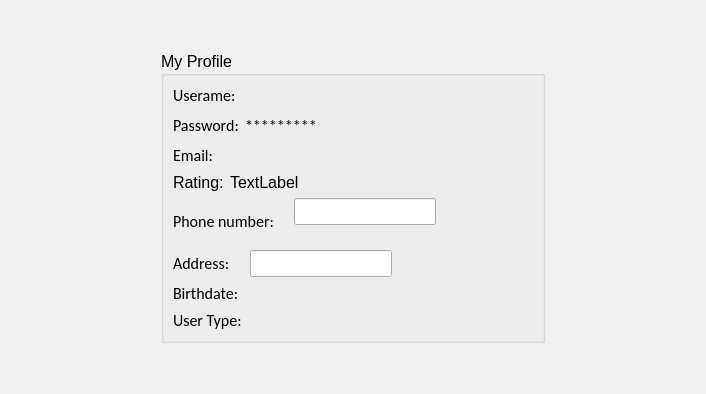
            <widget class="QWidget" name="page_7">
             <layout class="QHBoxLayout" name="horizontalLayout_25">
              <item>
               <spacer name="horizontalSpacer_23">
                <property name="orientation">
                 <enum>Qt::Horizontal</enum>
                </property>
                <property name="sizeType">
                 <enum>QSizePolicy::Expanding</enum>
                </property>
                <property name="sizeHint" stdset="0">
                 <size>
                  <width>150</width>
                  <height>20</height>
                 </size>
                </property>
               </spacer>
              </item>
              <item>
               <layout class="QVBoxLayout" name="verticalLayout_32">
                <item>
                 <spacer name="verticalSpacer_14">
                  <property name="orientation">
                   <enum>Qt::Vertical</enum>
                  </property>
                  <property name="sizeType">
                   <enum>QSizePolicy::Preferred</enum>
                  </property>
                  <property name="sizeHint" stdset="0">
                   <size>
                    <width>20</width>
                    <height>40</height>
                   </size>
                  </property>
                 </spacer>
                </item>
                <item>
                 <widget class="QGroupBox" name="groupBox">
                  <property name="font">
                   <font>
                    <family>Segoe UI</family>
                    <pointsize>12</pointsize>
                    <italic>false</italic>
                    <bold>false</bold>
                   </font>
                  </property>
                  <property name="styleSheet">
                   <string notr="true"/>
                  </property>
                  <property name="title">
                   <string>My Profile</string>
                  </property>
                  <layout class="QVBoxLayout" name="verticalLayout">
                   <item>
                    <layout class="QHBoxLayout" name="horizontalLayout_4">
                     <item>
                      <widget class="QLabel" name="label">
                       <property name="font">
                        <font>
                         <family>Calibri</family>
                         <pointsize>12</pointsize>
                         <italic>false</italic>
                         <bold>false</bold>
                        </font>
                       </property>
                       <property name="text">
                        <string>Userame:</string>
                       </property>
                      </widget>
                     </item>
                     <item>
                      <widget class="QLabel" name="label_33">
                       <property name="font">
                        <font>
                         <family>Calibri</family>
                         <pointsize>12</pointsize>
                         <italic>false</italic>
                         <bold>false</bold>
                        </font>
                       </property>
                       <property name="text">
                        <string/>
                       </property>
                      </widget>
                     </item>
                     <item>
                      <spacer name="horizontalSpacer_5">
                       <property name="orientation">
                        <enum>Qt::Horizontal</enum>
                       </property>
                       <property name="sizeHint" stdset="0">
                        <size>
                         <width>40</width>
                         <height>20</height>
                        </size>
                       </property>
                      </spacer>
                     </item>
                    </layout>
                   </item>
                   <item>
                    <layout class="QHBoxLayout" name="horizontalLayout_41">
                     <item>
                      <widget class="QLabel" name="label_39">
                       <property name="font">
                        <font>
                         <family>Calibri</family>
                         <pointsize>12</pointsize>
                         <italic>false</italic>
                         <bold>false</bold>
                        </font>
                       </property>
                       <property name="text">
                        <string>Password:</string>
                       </property>
                      </widget>
                     </item>
                     <item>
                      <widget class="QLabel" name="label_40">
                       <property name="font">
                        <font>
                         <family>Calibri</family>
                         <pointsize>12</pointsize>
                         <italic>false</italic>
                         <bold>false</bold>
                        </font>
                       </property>
                       <property name="text">
                        <string>*********</string>
                       </property>
                      </widget>
                     </item>
                     <item>
                      <spacer name="horizontalSpacer_28">
                       <property name="orientation">
                        <enum>Qt::Horizontal</enum>
                       </property>
                       <property name="sizeHint" stdset="0">
                        <size>
                         <width>40</width>
                         <height>20</height>
                        </size>
                       </property>
                      </spacer>
                     </item>
                     <item>
                      <widget class="QPushButton" name="pushButton_2">
                       <property name="text">
                        <string/>
                       </property>
                       <property name="flat">
                        <bool>true</bool>
                       </property>
                      </widget>
                     </item>
                    </layout>
                   </item>
                   <item>
                    <layout class="QHBoxLayout" name="horizontalLayout_36">
                     <item>
                      <widget class="QLabel" name="label_3">
                       <property name="font">
                        <font>
                         <family>Calibri</family>
                         <pointsize>12</pointsize>
                         <italic>false</italic>
                         <bold>false</bold>
                        </font>
                       </property>
                       <property name="text">
                        <string>Email:</string>
                       </property>
                      </widget>
                     </item>
                     <item>
                      <widget class="QLabel" name="label_34">
                       <property name="font">
                        <font>
                         <family>Calibri</family>
                         <pointsize>12</pointsize>
                         <italic>false</italic>
                         <bold>false</bold>
                        </font>
                       </property>
                       <property name="text">
                        <string/>
                       </property>
                      </widget>
                     </item>
                     <item>
                      <spacer name="horizontalSpacer_6">
                       <property name="orientation">
                        <enum>Qt::Horizontal</enum>
                       </property>
                       <property name="sizeHint" stdset="0">
                        <size>
                         <width>40</width>
                         <height>20</height>
                        </size>
                       </property>
                      </spacer>
                     </item>
                    </layout>
                   </item>
                   <item>
                    <layout class="QHBoxLayout" name="horizontalLayout_58">
                     <item>
                      <widget class="QLabel" name="label_56">
                       <property name="text">
                        <string>Rating:</string>
                       </property>
                      </widget>
                     </item>
                     <item>
                      <widget class="QLabel" name="label_70">
                       <property name="text">
                        <string>TextLabel</string>
                       </property>
                      </widget>
                     </item>
                     <item>
                      <spacer name="horizontalSpacer_42">
                       <property name="orientation">
                        <enum>Qt::Horizontal</enum>
                       </property>
                       <property name="sizeHint" stdset="0">
                        <size>
                         <width>40</width>
                         <height>20</height>
                        </size>
                       </property>
                      </spacer>
                     </item>
                    </layout>
                   </item>
                   <item>
                    <layout class="QHBoxLayout" name="horizontalLayout_39">
                     <item>
                      <widget class="QLabel" name="label_6">
                       <property name="font">
                        <font>
                         <family>Calibri</family>
                         <pointsize>12</pointsize>
                         <italic>false</italic>
                         <bold>false</bold>
                        </font>
                       </property>
                       <property name="text">
                        <string>Phone number:</string>
                       </property>
                      </widget>
                     </item>
                     <item>
                      <widget class="QLabel" name="label_37">
                       <property name="font">
                        <font>
                         <family>Calibri</family>
                         <pointsize>12</pointsize>
                         <italic>false</italic>
                         <bold>false</bold>
                        </font>
                       </property>
                       <property name="styleSheet">
                        <string notr="true"/>
                       </property>
                       <property name="text">
                        <string/>
                       </property>
                      </widget>
                     </item>
                     <item>
                      <layout class="QVBoxLayout" name="verticalLayout_24">
                       <item>
                        <widget class="QLineEdit" name="lineEdit_13"/>
                       </item>
                       <item>
                        <widget class="QLabel" name="label_41">
                         <property name="maximumSize">
                          <size>
                           <width>16777215</width>
                           <height>15</height>
                          </size>
                         </property>
                         <property name="font">
                          <font>
                           <family>Segoe UI</family>
                           <pointsize>8</pointsize>
                           <italic>false</italic>
                           <bold>false</bold>
                          </font>
                         </property>
                         <property name="styleSheet">
                          <string notr="true">color: rgb(255, 0, 0);</string>
                         </property>
                         <property name="text">
                          <string/>
                         </property>
                         <property name="alignment">
                          <set>Qt::AlignLeading|Qt::AlignLeft|Qt::AlignTop</set>
                         </property>
                        </widget>
                       </item>
                      </layout>
                     </item>
                     <item>
                      <spacer name="horizontalSpacer_7">
                       <property name="orientation">
                        <enum>Qt::Horizontal</enum>
                       </property>
                       <property name="sizeHint" stdset="0">
                        <size>
                         <width>40</width>
                         <height>20</height>
                        </size>
                       </property>
                      </spacer>
                     </item>
                     <item>
                      <widget class="QPushButton" name="pushButton_36">
                       <property name="text">
                        <string/>
                       </property>
                       <property name="flat">
                        <bool>true</bool>
                       </property>
                      </widget>
                     </item>
                    </layout>
                   </item>
                   <item>
                    <layout class="QHBoxLayout" name="horizontalLayout_37">
                     <item>
                      <widget class="QLabel" name="label_4">
                       <property name="font">
                        <font>
                         <family>Calibri</family>
                         <pointsize>12</pointsize>
                         <italic>false</italic>
                         <bold>false</bold>
                        </font>
                       </property>
                       <property name="text">
                        <string>Address:</string>
                       </property>
                      </widget>
                     </item>
                     <item>
                      <widget class="QLabel" name="label_35">
                       <property name="font">
                        <font>
                         <family>Calibri</family>
                         <pointsize>12</pointsize>
                         <italic>false</italic>
                         <bold>false</bold>
                        </font>
                       </property>
                       <property name="text">
                        <string/>
                       </property>
                      </widget>
                     </item>
                     <item>
                      <widget class="QLineEdit" name="lineEdit_12"/>
                     </item>
                     <item>
                      <spacer name="horizontalSpacer_8">
                       <property name="orientation">
                        <enum>Qt::Horizontal</enum>
                       </property>
                       <property name="sizeHint" stdset="0">
                        <size>
                         <width>40</width>
                         <height>20</height>
                        </size>
                       </property>
                      </spacer>
                     </item>
                     <item>
                      <widget class="QPushButton" name="pushButton_13">
                       <property name="text">
                        <string/>
                       </property>
                       <property name="flat">
                        <bool>true</bool>
                       </property>
                      </widget>
                     </item>
                    </layout>
                   </item>
                   <item>
                    <layout class="QHBoxLayout" name="horizontalLayout_38">
                     <item>
                      <widget class="QLabel" name="label_5">
                       <property name="font">
                        <font>
                         <family>Calibri</family>
                         <pointsize>12</pointsize>
                         <italic>false</italic>
                         <bold>false</bold>
                        </font>
                       </property>
                       <property name="text">
                        <string>Birthdate:</string>
                       </property>
                      </widget>
                     </item>
                     <item>
                      <widget class="QLabel" name="label_36">
                       <property name="font">
                        <font>
                         <family>Calibri</family>
                         <pointsize>12</pointsize>
                         <italic>false</italic>
                         <bold>false</bold>
                        </font>
                       </property>
                       <property name="text">
                        <string/>
                       </property>
                      </widget>
                     </item>
                     <item>
                      <spacer name="horizontalSpacer_11">
                       <property name="orientation">
                        <enum>Qt::Horizontal</enum>
                       </property>
                       <property name="sizeHint" stdset="0">
                        <size>
                         <width>40</width>
                         <height>20</height>
                        </size>
                       </property>
                      </spacer>
                     </item>
                    </layout>
                   </item>
                   <item>
                    <layout class="QHBoxLayout" name="horizontalLayout_40">
                     <item>
                      <widget class="QLabel" name="label_7">
                       <property name="font">
                        <font>
                         <family>Calibri</family>
                         <pointsize>12</pointsize>
                         <italic>false</italic>
                         <bold>false</bold>
                        </font>
                       </property>
                       <property name="text">
                        <string>User Type:</string>
                       </property>
                      </widget>
                     </item>
                     <item>
                      <widget class="QLabel" name="label_38">
                       <property name="font">
                        <font>
                         <family>Calibri</family>
                         <pointsize>12</pointsize>
                         <italic>false</italic>
                         <bold>false</bold>
                        </font>
                       </property>
                       <property name="text">
                        <string/>
                       </property>
                      </widget>
                     </item>
                     <item>
                      <spacer name="horizontalSpacer_13">
                       <property name="orientation">
                        <enum>Qt::Horizontal</enum>
                       </property>
                       <property name="sizeHint" stdset="0">
                        <size>
                         <width>40</width>
                         <height>20</height>
                        </size>
                       </property>
                      </spacer>
                     </item>
                    </layout>
                   </item>
                  </layout>
                 </widget>
                </item>
                <item>
                 <spacer name="verticalSpacer_13">
                  <property name="orientation">
                   <enum>Qt::Vertical</enum>
                  </property>
                  <property name="sizeType">
                   <enum>QSizePolicy::Preferred</enum>
                  </property>
                  <property name="sizeHint" stdset="0">
                   <size>
                    <width>20</width>
                    <height>40</height>
                   </size>
                  </property>
                 </spacer>
                </item>
               </layout>
              </item>
              <item>
               <spacer name="horizontalSpacer_24">
                <property name="orientation">
                 <enum>Qt::Horizontal</enum>
                </property>
                <property name="sizeType">
                 <enum>QSizePolicy::Expanding</enum>
                </property>
                <property name="sizeHint" stdset="0">
                 <size>
                  <width>150</width>
                  <height>20</height>
                 </size>
                </property>
               </spacer>
              </item>
             </layout>
            </widget>
